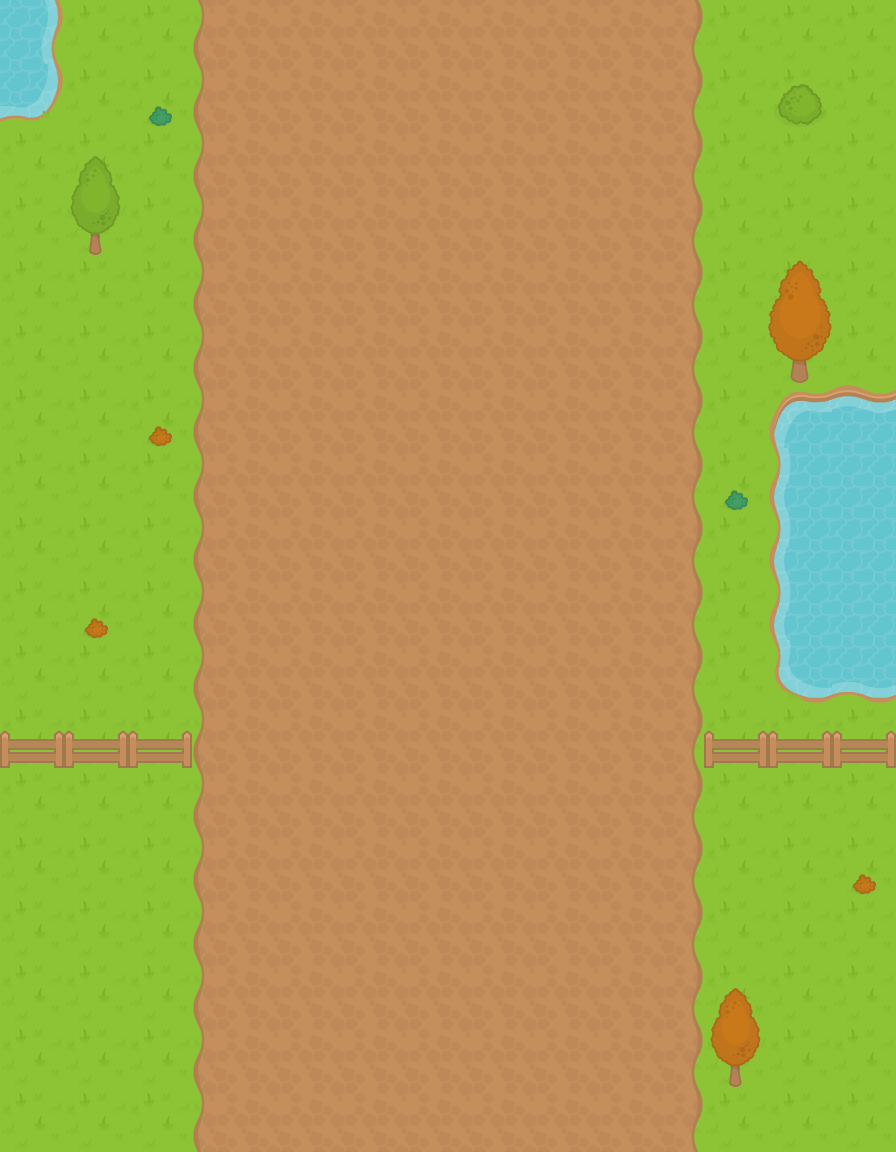

A 2D game scene composited from a Tiled map and its tileset images. What follows is a short description and the map's XML, with every tile layer's data as written:
An orthogonal 14x18 tile map with 64x64 px tiles, 2 tile layers (ground, terrain).

<map version="1.0" orientation="orthogonal" renderorder="right-down" width="14" height="18" tilewidth="64" tileheight="64" nextobjectid="1">
 <tileset firstgid="1" name="rpg_sheet" tilewidth="64" tileheight="64" tilecount="260" columns="20">
  <image source="../img/rpg_sheet.png" width="1280" height="832" />
  <tile id="44">
   <properties>
    <property name="collidable" type="bool" value="true" />
   </properties>
  </tile>
 </tileset>
 <layer name="ground" width="14" height="18">
  <data encoding="csv">
33,45,45,26,27,27,27,27,27,27,28,45,45,45,
53,45,45,26,27,27,27,27,27,27,28,45,45,45,
45,45,45,26,27,27,27,27,27,27,28,45,45,45,
45,45,45,26,27,27,27,27,27,27,28,45,45,45,
45,45,45,26,27,27,27,27,27,27,28,45,45,45,
45,45,45,26,27,27,27,27,27,27,28,45,45,45,
45,45,45,26,27,27,27,27,27,27,28,45,11,12,
45,45,45,26,27,27,27,27,27,27,28,45,31,32,
45,45,45,26,27,27,27,27,27,27,28,45,31,32,
45,45,45,26,27,27,27,27,27,27,28,45,31,32,
45,45,45,26,27,27,27,27,27,27,28,45,51,52,
45,45,45,26,27,27,27,27,27,27,28,45,45,45,
45,45,45,26,27,27,27,27,27,27,28,45,45,45,
45,45,45,26,27,27,27,27,27,27,28,45,45,45,
45,45,45,26,27,27,27,27,27,27,28,45,45,45,
45,45,45,26,27,27,27,27,27,27,28,45,45,45,
45,45,45,26,27,27,27,27,27,27,28,45,45,45,
45,45,45,26,27,27,27,27,27,27,28,45,45,45
</data>
 </layer>
 <layer name="terrain" width="14" height="18">
  <data encoding="csv">
0,0,0,0,0,0,0,0,0,0,0,0,0,0,
0,0,186,0,0,0,0,0,0,0,0,0,181,0,
0,202,0,0,0,0,0,0,0,0,0,0,0,0,
0,222,0,0,0,0,0,0,0,0,0,0,0,0,
0,0,0,0,0,0,0,0,0,0,0,0,203,0,
0,0,0,0,0,0,0,0,0,0,0,0,223,0,
0,0,184,0,0,0,0,0,0,0,0,0,0,0,
0,0,0,0,0,0,0,0,0,0,0,186,0,0,
0,0,0,0,0,0,0,0,0,0,0,0,0,0,
0,184,0,0,0,0,0,0,0,0,0,0,0,0,
0,0,0,0,0,0,0,0,0,0,0,0,0,0,
248,248,248,0,0,0,0,0,0,0,0,248,248,248,
0,0,0,0,0,0,0,0,0,0,0,0,0,0,
0,0,0,0,0,0,0,0,0,0,0,0,0,184,
0,0,0,0,0,0,0,0,0,0,0,0,0,0,
0,0,0,0,0,0,0,0,0,0,0,204,0,0,
0,0,0,0,0,0,0,0,0,0,0,224,0,0,
0,0,0,0,0,0,0,0,0,0,0,0,0,0
</data>
 </layer>
</map>
